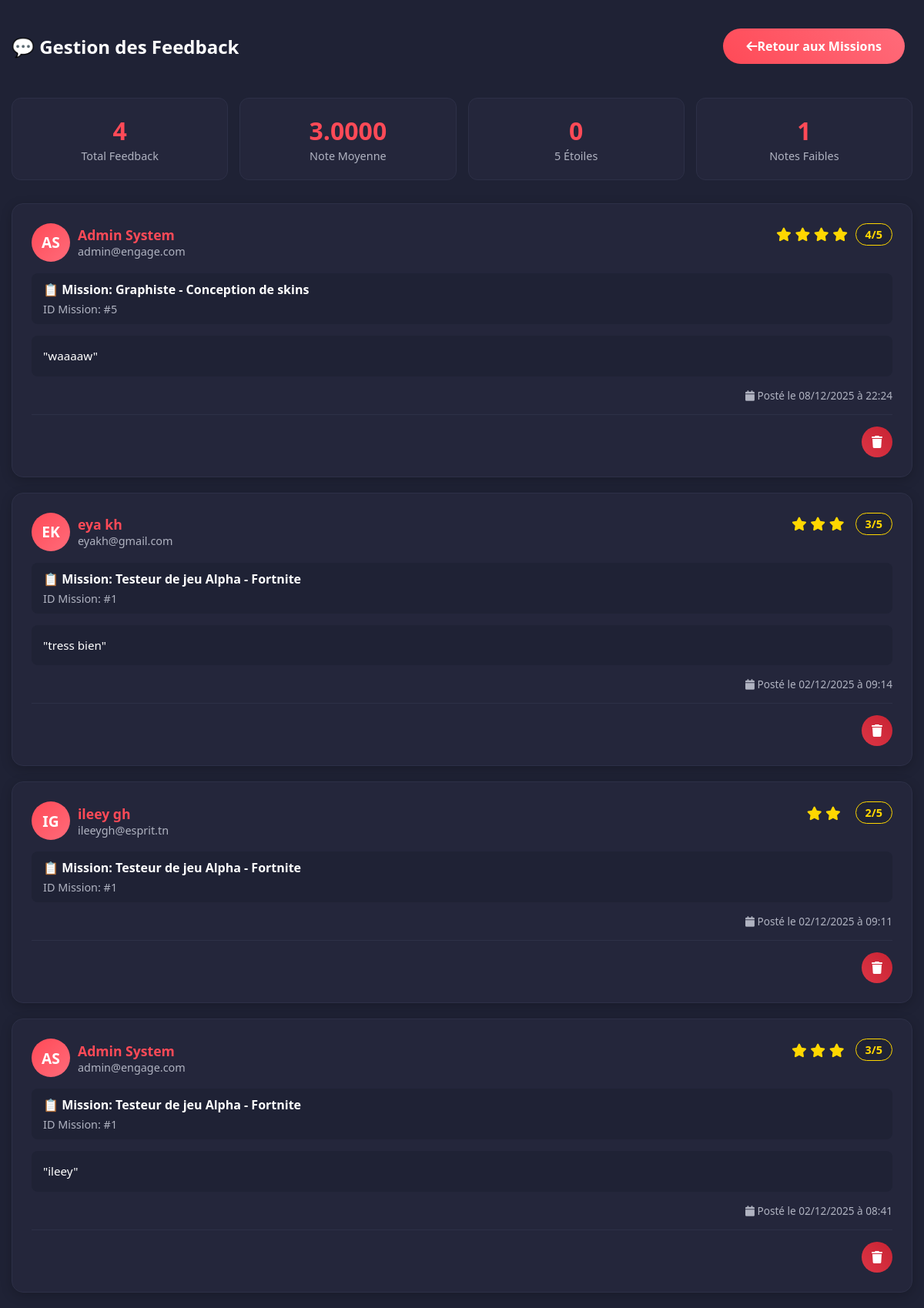
Page /view/backoffice/feedback/feedbackliste.php on the earlier database version.
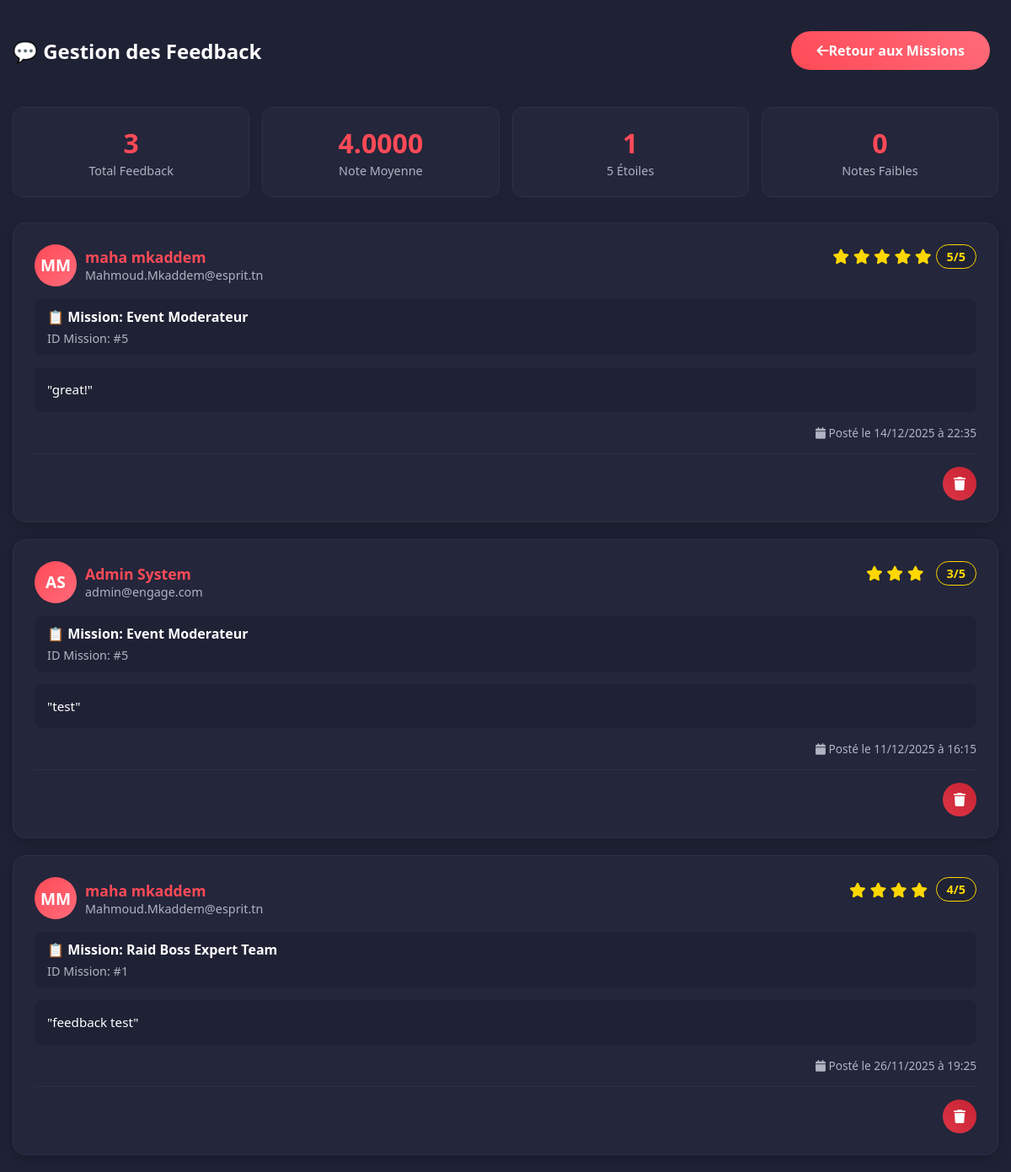
Same page on the later database version.
### tables this page shows
CREATE TABLE `feedback` (
  `id` int(11) NOT NULL,
  `id_mission` int(11) NOT NULL,
  `id_utilisateur` int(11) NOT NULL,
  `rating` tinyint(1) NOT NULL DEFAULT 5 COMMENT 'Rating from 1 to 5',
  `commentaire` longtext DEFAULT NULL,
  `date_feedback` timestamp NOT NULL DEFAULT current_timestamp(),
  `created_at` timestamp NOT NULL DEFAULT current_timestamp(),
  `updated_at` timestamp NOT NULL DEFAULT current_timestamp() ON UPDATE current_timestamp()
);

CREATE TABLE `utilisateur` (
  `id_util` int(11) NOT NULL,
  `prenom` varchar(100) NOT NULL,
  `nom` varchar(100) NOT NULL,
  `dt_naiss` date DEFAULT NULL,
  `mail` varchar(255) NOT NULL,
  `num` int(11) DEFAULT NULL,
  `mdp` varchar(255) NOT NULL,
  `typee` enum('admin','user') DEFAULT 'user',
  `q1` varchar(255) DEFAULT NULL,
  `rp1` varchar(255) DEFAULT NULL,
  `q2` varchar(255) DEFAULT NULL,
  `rp2` varchar(255) DEFAULT NULL,
  `gamer_tag` varchar(100) DEFAULT NULL,
  `created_at` timestamp NOT NULL DEFAULT current_timestamp(),
  `updated_at` timestamp NOT NULL DEFAULT current_timestamp() ON UPDATE current_timestamp()
);

CREATE TABLE `missions` (
  `id` int(11) NOT NULL,
  `titre` varchar(255) NOT NULL,
  `jeu` varchar(100) NOT NULL,
  `theme` varchar(100) DEFAULT NULL,
  `niveau_difficulte` enum('Facile','Moyen','Difficile','Expert') DEFAULT 'Moyen',
  `description` longtext DEFAULT NULL,
  `competences_requises` varchar(500) DEFAULT NULL,
  `salaire_propose` decimal(10,2) DEFAULT NULL,
  `duree_estimee` varchar(100) DEFAULT NULL,
  `nombre_places` int(11) DEFAULT 1,
  `date_creation` timestamp NOT NULL DEFAULT current_timestamp(),
  `date_debut` date DEFAULT NULL,
  `date_fin` date DEFAULT NULL,
  `statut` enum('Ouverte','En cours','Fermee','Annulee') DEFAULT 'Ouverte',
  `createur_id` int(11) NOT NULL,
  `partenaire_id` int(11) DEFAULT NULL
);

### db_config.php (called while the page is built)
<?php
class config
{
    private static $pdo = null;
    public static function getConnexion()
    {
        if (!isset(self::$pdo)) {
            $servername = "localhost";
            $username = "root";
            $password = "";
            $dbname = "projetweb3";
            $port = 3306;
            try {
                self::$pdo = new PDO(
                    "mysql:host=$servername;port=$port;dbname=$dbname",
                    $username,
                    $password,
                    [
                        PDO::ATTR_ERRMODE => PDO::ERRMODE_EXCEPTION,
                        PDO::ATTR_DEFAULT_FETCH_MODE => PDO::FETCH_ASSOC,
                        PDO::ATTR_EMULATE_PREPARES => false
                    ]
                );
            } catch (PDOException $e) {
                die('Erreur de connexion: ' . $e->getMessage());
            }
        }
        return self::$pdo;
    }
}
?>

### controller/feedbackcontroller.php (called while the page is built, shortened)
<?php
require_once __DIR__ . '/../db_config.php';
class feedbackcontroller
{
    private $db;
    public function __construct()
    {
        $this->db = config::getConnexion();
    }
    public function getPlatformAverageRating()
    {
        try {
            $sql = "SELECT AVG(rating) as avg_rating FROM feedback";
            $stmt = $this->db->prepare($sql);
            $stmt->execute();
            $result = $stmt->fetch(PDO::FETCH_ASSOC);
            return $result['avg_rating'] ?: 0;
        } catch (PDOException $e) {
            error_log("Feedback table error: " . $e->getMessage());
            return 0;
        }
    }
    public function getAllFeedbacks()
    {
        try {
            $sql = "SELECT f.*, u.prenom, u.nom, u.mail, m.titre as mission_titre
                    FROM feedback f
                    JOIN utilisateur u ON f.id_utilisateur = u.id_util
                    JOIN missions m ON f.id_mission = m.id
                    ORDER BY f.date_feedback DESC";
            $stmt = $this->db->prepare($sql);
            $stmt->execute();
            return $stmt->fetchAll(PDO::FETCH_ASSOC);
        } catch (PDOException $e) {
            error_log("Feedback table error: " . $e->getMessage());
            return [];
        }
    }
}
?>

### view/backoffice/feedback/feedbackliste.php (the view, shortened to what this page needs)
<?php
require_once __DIR__ . '/../../../controller/feedbackcontroller.php';
$feedbackcontroller = new feedbackcontroller();
$feedbacks = $feedbackcontroller->getAllFeedbacks();
?>
<!DOCTYPE html>
<html lang="fr">
<head>
    <link rel="stylesheet" href="../assets/css/custom-backoffice.css">
    <link rel="stylesheet" href="https://cdnjs.cloudflare.com/ajax/libs/font-awesome/6.5.0/css/all.min.css">
</head>
<body>
<div class="container mt-4">
    <div class="feedbacks-header">
        <h2 class="text-white">💬 Gestion des Feedback</h2>
        <div>
            <a href="../mission/missionliste.php" class="btn btn-primary" style="margin-right: 10px;">
                <i class="fas fa-arrow-left me-2"></i>Retour aux Missions
            </a>
        </div>
    </div>
    <div class="feedbacks-stats">
        <div class="feedback-stat-card">
            <span class="feedback-stat-number"><?= count($feedbacks) ?></span>
            <span class="feedback-stat-label">Total Feedback</span>
        </div>
        <div class="feedback-stat-card">
            <span class="feedback-stat-number">
                <?= $feedbackcontroller->getPlatformAverageRating() ?>
            </span>
            <span class="feedback-stat-label">Note Moyenne</span>
        </div>
        <div class="feedback-stat-card">
            <span class="feedback-stat-number">
                <?= count(array_filter($feedbacks, fn($f) => $f['rating'] == 5)) ?>
            </span>
            <span class="feedback-stat-label">5 Étoiles</span>
        </div>
        <div class="feedback-stat-card">
            <span class="feedback-stat-number">
                <?= count(array_filter($feedbacks, fn($f) => $f['rating'] <= 2)) ?>
            </span>
            <span class="feedback-stat-label">Notes Faibles</span>
        </div>
    </div>
    <?php if (empty($feedbacks)): ?>
        <div class="empty-state">
            <i class="fas fa-comments"></i>
            <h3>Aucun feedback trouvé</h3>
            <p>Les feedbacks des utilisateurs apparaîtront ici.</p>
        </div>
    <?php else: ?>
        <div class="feedbacks-list">
            <?php foreach ($feedbacks as $feedback): ?>
                <div class="feedback-card">
                    <div class="feedback-header">
                        <div class="feedback-user">
                            <div class="feedback-avatar">
                                <?= strtoupper(substr($feedback['prenom'], 0, 1) . substr($feedback['nom'], 0, 1)) ?>
                            </div>
                            <div class="feedback-user-info">
                                <h4><?= htmlspecialchars($feedback['prenom'] . ' ' . $feedback['nom']) ?></h4>
                                <p><?= htmlspecialchars($feedback['mail']) ?></p>
                            </div>
                        </div>
                        <div class="feedback-rating">
                            <div class="feedback-stars">
                                <?php for ($i = 1; $i <= 5; $i++): ?>
                                    <i class="fas fa-star<?= $i <= $feedback['rating'] ? '' : '-o' ?>"></i>
                                <?php endfor; ?>
                            </div>
                            <span class="feedback-rating-number"><?= $feedback['rating'] ?>/5</span>
                        </div>
                    </div>
                    <div class="feedback-mission">
                        <h5>📋 Mission: <?= htmlspecialchars($feedback['mission_titre']) ?></h5>
                        <p>ID Mission: #<?= $feedback['id_mission'] ?></p>
                    </div>
                    <?php if (!empty($feedback['commentaire'])): ?>
                        <div class="feedback-comment">
                            <p>"<?= nl2br(htmlspecialchars($feedback['commentaire'])) ?>"</p>
                        </div>
                    <?php endif; ?>
                    <div class="feedback-date">
                        <i class="fas fa-calendar me-2"></i>
                        Posté le <?= date('d/m/Y à H:i', strtotime($feedback['date_feedback'])) ?>
                    </div>
                    <div class="feedback-actions">
                        <a href="feedbackliste.php?delete_id=<?= $feedback['id'] ?>"
                           class="btn-icon btn-supprimer"
                           title="Supprimer ce feedback"
                           onclick="return confirm('Êtes-vous sûr de vouloir supprimer ce feedback ? Cette action est irréversible.');">
                            <i class="fas fa-trash"></i>
                        </a>
                    </div>
                </div>
            <?php endforeach; ?>
        </div>
    <?php endif; ?>
</div>
</body>
</html>

### view/backoffice/assets/css/custom-backoffice.css (style rules this page uses)
:root { --primary-color: #ff4a57; --primary-light: #ff6b7a; --secondary-color: #1f2235; --accent-color: #24263b; --text-color: #ffffff; --text-muted: #b0b3c1; --sidebar-width: 250px; --success: #28a745; --warning: #ffc107; --danger: #dc3545; --info: #17a2b8; --border-color: #2d3047; }
body { background-color: var(--secondary-color); color: var(--text-color); font-family: 'Segoe UI', Tahoma, Geneva, Verdana, sans-serif; margin: 0; padding: 0; }
.btn-icon { width: 40px; height: 40px; border-radius: 50%; display: flex; align-items: center; justify-content: center; text-decoration: none; transition: all 0.3s ease; border: none; font-size: 1rem; cursor: pointer; }
.btn-supprimer { background: linear-gradient(45deg, #dc3545, #c82333); color: white; }
.btn-icon { position: relative; }
.btn-icon::after { content: attr(title); position: absolute; bottom: -35px; left: 50%; transform: translateX(-50%); background: rgba(0, 0, 0, 0.8); color: white; padding: 5px 10px; border-radius: 4px; font-size: 0.75rem; white-space: nowrap; opacity: 0; visibility: hidden; transition: all 0.3s ease; z-index: 1000; }
.btn-primary, .btn-submit, .btn-update, .btn-save-pro { background: linear-gradient(45deg, var(--primary-color), var(--primary-light)); border: none; border-radius: 25px; padding: 12px 30px; font-weight: 600; transition: all 0.3s; color: white; text-decoration: none; display: inline-block; text-align: center; }
.text-white { color: var(--text-color) !important; }
.mt-4 { margin-top: 1.5rem !important; }
.container { max-width: 1200px; margin: 0 auto; padding: 0 15px; }

### view/backoffice/feedback/feedbackliste.php (style rules this page uses)
.feedbacks-header { display: flex; justify-content: space-between; align-items: center; margin-bottom: 30px; flex-wrap: wrap; gap: 15px; }
.feedbacks-stats { display: grid; grid-template-columns: repeat(auto-fit, minmax(200px, 1fr)); gap: 15px; margin-bottom: 30px; }
.feedback-stat-card { background: var(--accent-color); padding: 20px; border-radius: 12px; text-align: center; border: 1px solid var(--border-color); transition: all 0.3s ease; }
.feedback-stat-number { font-size: 2rem; font-weight: bold; color: var(--primary-color); display: block; }
.feedback-stat-label { color: var(--text-muted); font-size: 0.9rem; }
.feedback-card { background: var(--accent-color); padding: 25px; border-radius: 15px; border: 1px solid var(--border-color); box-shadow: 0 4px 15px rgba(0, 0, 0, 0.2); transition: all 0.3s ease; position: relative; margin-bottom: 20px; }
.feedback-header { display: flex; justify-content: space-between; align-items: flex-start; margin-bottom: 15px; flex-wrap: wrap; gap: 10px; }
.feedback-user { display: flex; align-items: center; gap: 10px; }
.feedback-avatar { width: 50px; height: 50px; border-radius: 50%; background: linear-gradient(135deg, var(--primary-color) 0%, var(--primary-light) 100%); display: flex; align-items: center; justify-content: center; color: white; font-weight: bold; font-size: 1.2rem; }
.feedback-user-info h4 { color: var(--primary-color); margin: 0; font-size: 1.1rem; }
.feedback-user-info p { color: var(--text-muted); margin: 0; font-size: 0.9rem; }
.feedback-rating { display: flex; align-items: center; gap: 5px; }
.feedback-stars { color: #ffd700; font-size: 1.1rem; }
.feedback-rating-number { background: var(--secondary-color); padding: 4px 12px; border-radius: 15px; font-size: 0.9rem; font-weight: 600; color: #ffd700; border: 1px solid #ffd700; }
.feedback-mission { background: var(--secondary-color); padding: 10px 15px; border-radius: 8px; margin-bottom: 15px; }
.feedback-mission h5 { color: var(--text-color); margin: 0 0 5px 0; font-size: 1rem; }
.feedback-mission p { color: var(--text-muted); margin: 0; font-size: 0.9rem; }
.feedback-comment { background: var(--secondary-color); padding: 15px; border-radius: 8px; margin-bottom: 15px; }
.feedback-comment p { color: var(--text-color); margin: 0; line-height: 1.5; font-size: 0.95rem; }
.feedback-date { color: var(--text-muted); font-size: 0.85rem; text-align: right; }
.feedback-actions { display: flex; justify-content: flex-end; gap: 10px; margin-top: 15px; padding-top: 15px; border-top: 1px solid var(--border-color); }
.btn-icon { width: 40px; height: 40px; border-radius: 50%; display: flex; align-items: center; justify-content: center; text-decoration: none; transition: all 0.3s ease; border: none; font-size: 1rem; cursor: pointer; }
.btn-supprimer { background: linear-gradient(45deg, #dc3545, #c82333); color: white; }

Differences in the rows shown:
removed feedback: id_utilisateur.nom "AS", id_utilisateur.nom "Admin System", id_utilisateur.mail "admin@engage.com", rating "4", id_mission.titre "Graphiste - Conception de skins", id_mission "5", commentaire "waaaaw", date_feedback "08/12/2025 à 22:24"
removed feedback: id_utilisateur.nom "EK", id_utilisateur.nom "eya kh", id_utilisateur.mail "eyakh@gmail.com", rating "3", id_mission.titre "Testeur de jeu Alpha - Fortnite", id_mission "1", commentaire "tress bien", date_feedback "02/12/2025 à 09:14"
removed feedback: id_utilisateur.nom "IG", id_utilisateur.nom "ileey gh", id_utilisateur.mail "ileeygh@esprit.tn", rating "2", id_mission.titre "Testeur de jeu Alpha - Fortnite", id_mission "1", date_feedback "02/12/2025 à 09:11"
removed feedback: id_utilisateur.nom "AS", id_utilisateur.nom "Admin System", id_utilisateur.mail "admin@engage.com", rating "3", id_mission.titre "Testeur de jeu Alpha - Fortnite", id_mission "1", commentaire "ileey", date_feedback "02/12/2025 à 08:41"
added feedback: id_utilisateur.nom "MM", id_utilisateur.nom "maha mkaddem", id_utilisateur.mail "Mahmoud.Mkaddem@esprit.tn", rating "5", id_mission.titre "Event Moderateur", id_mission "5", commentaire "great!", date_feedback "14/12/2025 à 22:35"
added feedback: id_utilisateur.nom "AS", id_utilisateur.nom "Admin System", id_utilisateur.mail "admin@engage.com", rating "3", id_mission.titre "Event Moderateur", id_mission "5", commentaire "test", date_feedback "11/12/2025 à 16:15"
added feedback: id_utilisateur.nom "MM", id_utilisateur.nom "maha mkaddem", id_utilisateur.mail "Mahmoud.Mkaddem@esprit.tn", rating "4", id_mission.titre "Raid Boss Expert Team", id_mission "1", commentaire "feedback test", date_feedback "26/11/2025 à 19:25"
Other differences:
count($feedbacks): "4" → "3"
$feedbackcontroller->getPlatformAverageRating(): "3.0000" → "4.0000"
count(array_filter($feedbacks, fn($f) => $f['rating'] == 5)): "0" → "1"
count(array_filter($feedbacks, fn($f) => $f['rating'] <= 2)): "1" → "0"
